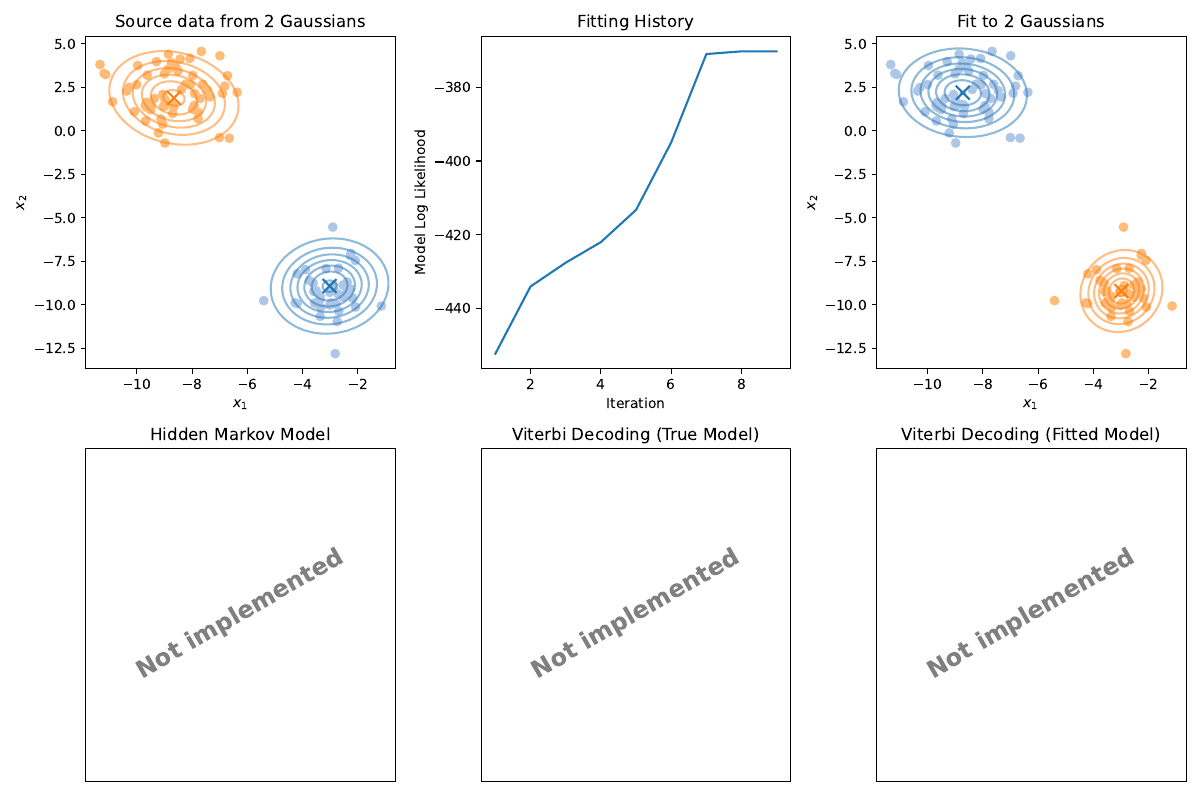

Write Python code to recreate this figure.
#!/usr/bin/env python
# -*- coding: utf-8 -*-

"""
COMP0088 lab exercises for week 8.

Add your code as specified below.

A simple test driver is included in this script. Call it at the command line like this:

  $ python week_4.py

A 6-panel figure, `week_8.pdf`, will be generated so you can check it's doing what you
want. You should not need to edit the driver code, though you can if you wish.
"""

import sys
import os
import os.path
import argparse
import pprint
from time import perf_counter

import numpy as np
import numpy.random
import matplotlib
import matplotlib.pyplot as plt

from scipy.stats import multivariate_normal as mvn, norm

try:
    import hmmlearn.hmm as hmm
except ModuleNotFoundError:
    hmm = None

import utils


# ADD YOUR CODE BELOW

# -- Question 1 --

def generate_gaussian_mix(num_samples, means, covs,
                          class_probs, rng):
    """
    Draw labelled samples from a mixture of multivariate
    gaussians.

    # Arguments
        num_samples: number of samples to generate
            (ie, the number of rows in the returned X
            and the length of the returned y)
        means: a list of vectors specifying mean of each gaussian
            (all the same length == the number of features)
        covs: a list of covariance matrices
            (same length as means, with each matrix being
            num features x num features, symmetric and
            positive semidefinite)
        class_probs: a vector of class probabilities,
            (same length as means, all non-negative and
            summing to 1)
        rng: an instance of numpy.random.Generator
            from which to draw random numbers

    # Returns
        X: a matrix of sample inputs, where
            the samples are the rows and the
            columns are features, ie size is:
              num_samples x num_features
        y: a vector of num_samples labels matching
            the samples to the gaussian from which
            they were drawn
    """
    assert (len(means) == len(covs) == len(class_probs))

    num_features = np.shape(means)[1]
    X = np.empty((num_samples, num_features))

    y = np.array([rng.choice(range(len(class_probs)), p=class_probs)
                 for x in range(num_samples)])

    for i in range(num_samples):
        X[i] = rng.multivariate_normal(means[y[i]], covs[y[i]])

    return X, y


# -- Question 2 --

def gaussian_mix_loglik(X, means, covs, class_probs):
    """
    Estimate the log likelihood of the given mixture model.

    # Arguments
        X: a matrix of sample inputs, where
            the samples are the rows and the
            columns are features, ie size is:
              num_samples x num_features
        means: a list of vectors specifying mean of each gaussian
            (all the same length == the number of features)
        covs: a list of covariance matrices
            (same length as means, with each matrix being
            num features x num features, symmetric and
            positive semidefinite)
        class_probs: a vector of class probabilities,
            (same length as means, all non-negative and
            summing to 1)

    # Returns
        loglik: the (scalar) log likelihood of the model
    """

    loglik = 0
    for i in X:
        lik = 0
        for j in range(len(class_probs)):
            lik += mvn.pdf(i, means[j], covs[j])*class_probs[j]
        loglik += np.log(lik)

    return loglik


def gaussian_mix_E_step(X, means, covs, class_probs):
    """
    Given a candidate set of gaussian mix parameters,
    estimate the responsiblilites of each component for
    each data sample.

    # Arguments
        X: a matrix of sample inputs, where
            the samples are the rows and the
            columns are features, ie size is:
              num_samples x num_features
        means: a list of vectors specifying mean of each gaussian
            (all the same length == the number of features)
        covs: a list of covariance matrices
            (same length as means, with each matrix being
            num features x num features, symmetric and
            positive semidefinite)
        class_probs: a vector of class probabilities,
            (same length as means, all non-negative and
            summing to 1)

    # Returns
        resps: a matrix of weights attributing
            samples to source gaussians, of size
              num_samples x num_gaussians
    """
    assert (len(means) == len(covs) == len(class_probs))

    resps = np.empty((len(X), np.shape(means)[1]))

    for i in range(len(X)):
        resps_i = [mvn.pdf(X[i], means[j], covs[j])*class_probs[j]
                   for j in range(len(class_probs))]
        resps_i = resps_i/np.linalg.norm(resps_i, ord=1)
        
        resps[i] = resps_i
    return resps


def gaussian_mix_M_step(X, resps):
    """
    Given a candidate set of responsibilities,
    estimate new gaussian mixture model parameters.

    # Arguments
        X: a matrix of sample inputs, where
            the samples are the rows and the
            columns are features, ie size is:
              num_samples x num_features
        resps: a matrix of weights attributing
            samples to source gaussians, of size
              num_samples x num_gaussians

    # Returns
        means: a list of vectors specifying mean of each gaussian
            (all the same length == the number of features)
        covs: a list of covariance matrices
            (same length as means, with each matrix being
            num features x num features, symmetric and
            positive semidefinite)
        class_probs: a vector of class probabilities,
            (same length as means, all non-negative and
            summing to 1)
    """
    means = []
    covs = []
    
    class_probs = np.mean(resps, axis=0)
    
    for jj in range(resps.shape[1]):
        mu = np.zeros(X.shape[1])
        sig = np.zeros((X.shape[1], X.shape[1]))
        
        for ii in range(X.shape[0]):
            mu += resps[ii,jj] * X[ii,:] / np.sum(resps[:,jj])
        
        for ii in range(X.shape[0]):
            sig += resps[ii,jj] * np.outer(X[ii,:] - mu,X[ii,:] - mu) / np.sum(resps[:,jj])
        
        means.append(mu)
        covs.append(sig)
    
    return means, covs, class_probs


def fit_gaussian_mix(X, num_gaussians, rng, max_iter=10,
                     loglik_stop=1e-1):
    """
    Fit a gaussian mixture model to some data.

    # Arguments
        X: a matrix of sample inputs, where
            the samples are the rows and the
            columns are features, ie size is:
              num_samples x num_features
        num_gaussians: the number of components
            to fit
        rng: an instance of numpy.random.Generator
            from which to draw random numbers
        max_iter: the maximum number of iterations
            to perform
        loglik_stop: stop iterating once the improvement
            in log likelihood drops below this

    # Returns
        resps: a matrix of weights attributing
            samples to source gaussians, of size
              num_samples x num_gaussians
        means: a list of num_gaussians vectors specifying means
        covs: a list of num_gaussians covariance matrices
        class_probs: a vector of num_gaussian class probabilities
        logliks: a list of the model log likelihood values after
            each fitting iteration
    """
    num_features = np.shape(X)[1]
    means_idx = rng.choice(X.shape[0], num_gaussians, replace=False)
    means = [ X[ii,:] for ii in means_idx ]
    covs = [ np.eye(X.shape[1]) for ii in means_idx ]
    class_probs = np.ones(num_gaussians)/num_gaussians
    
    prev = -np.inf
    logliks = []
    iter = 0
    
    while iter < max_iter:
        resps = gaussian_mix_E_step(X, means, covs, class_probs)
        means, covs, class_probs = gaussian_mix_M_step(X, resps)
        logliks.append(gaussian_mix_loglik(X, means, covs, class_probs))
        
        if logliks[-1] - prev < loglik_stop:
            print('loglik convergence criteria met')
            break
        prev = logliks[-1]
        iter += 1
        
    return resps, means, covs, class_probs, logliks


# -- Question 3 --

def generate_hmm_sequence(num_samples,
                          initial_probs, transitions,
                          emission_means, emission_sds,
                          rng):
    """
    Generate a sequence of observations from a hidden Markov
    model with the given parameters. Emissions are univariate
    Gaussians.

    # Arguments
        num_samples: number of samples (ie timesteps) to generate
        initial_probs: vector of probabilities of being in each hidden
            state at time step 1; must sum to 1
        transitions: matrix of transition probabilities, from state
            indexed by row to state indexed by column; rows must sum to 1
        emission_means: mean of observations for each hidden state
        emission_sds: standard deviation of observations for each hidden state
        rng: an instance of numpy.random.Generator
            from which to draw random numbers

    # Returns
        x: a vector of observations for each time step
        z: a vector of hidden state (indices) for each time step
    """
    # TODO: implement this
    return None, None


# -- Question 4 --

def viterbi(x, initial_probs, transitions, emission_means, emission_sds):
    """
    Infer the most likely sequence of hidden states based on
    observations and HMM parameters.

    # Arguments
        x: a vector of observations for each time steps
        initial_probs: vector of probabilities of being in each hidden
            state at time step 1; must sum to 1
        transitions: matrix of transition probabilities, from state
            indexed by row to state indexed by column; rows must sum to 1
        emission_means: mean of observations for each hidden state
        emission_sds: standard deviation of observations for each hidden state

    # Returns
        z: a vector of predicted hidden state (indices) for each time step
    """
    # TODO: implement this
    return None


# TEST DRIVER

def process_args():
    ap = argparse.ArgumentParser(
        description='week 4 coursework script for COMP0088')
    ap.add_argument(
        '-s', '--seed', help='seed random number generator', type=int, default=None)
    ap.add_argument('-n', '--num_samples',
                    help='number of samples to use', type=int, default=100)
    ap.add_argument('-g', '--num_gaussians',
                    help='number of gaussians to generate', type=int, default=2)
    ap.add_argument('-f', '--fit_gaussians',
                    help='number of gaussians to fit', type=int, default=None)
    ap.add_argument('-m', '--max_iter',
                    help='max number of iterations to fit', type=int, default=10)
    ap.add_argument('-k', '--num_hidden',
                    help='number of hidden HMM states', type=int, default=3)
    ap.add_argument(
        '-d', '--dwell', help='bias towards remaining in same state', type=float, default=2)
    ap.add_argument(
        '-N', '--noise', help='noise scaling on HMM observations', type=float, default=0.3)

    ap.add_argument('file', help='name of output file to produce',
                    nargs='?', default='week_8.pdf')
    return ap.parse_args()


if __name__ == '__main__':
    args = process_args()
    rng = numpy.random.default_rng(args.seed)

    args.fit_gaussians = args.fit_gaussians or args.num_gaussians

    LIMITS = (-10, 10)
    DARK = [plt.cm.tab20.colors[2 * ii] for ii in range(10)]
    LIGHT = [plt.cm.tab20.colors[2 * ii + 1] for ii in range(10)]

    fig = plt.figure(figsize=(12, 8))
    axs = fig.subplots(nrows=2, ncols=3)

    # Questions 1-2: Gaussian mixtures

    print(
        f'Q1: generating {args.num_samples} samples from mixture of {args.num_gaussians} Gaussians')
    means = [rng.random(2) * (LIMITS[1] - LIMITS[0]) + LIMITS[0]
             for ii in range(args.num_gaussians)]
    covs = [rng.random((2, 2)) * 2 - 1 for ii in range(args.num_gaussians)]
    covs = [(np.eye(2) + cc.T @ cc) for cc in covs]
    class_probs = rng.random(args.num_gaussians) + \
        np.ones(args.num_gaussians) * 0.5
    class_probs /= np.sum(class_probs)

    X, y = generate_gaussian_mix(
        args.num_samples, means, covs, class_probs, rng)

    if X is None:
        print('-> not implemented')
        utils.plot_unimplemented(
            axs[0, 0], title=f'Source data from {args.num_gaussians} Gaussians')
        utils.plot_unimplemented(axs[0, 1], title=f'Fitting History')
        utils.plot_unimplemented(
            axs[0, 2], title=f'Fit to {args.fit_gaussians} Gaussians')
    else:
        print('Plotting true Gaussian mix')
        for ii in range(args.num_gaussians):
            idx = (y == ii)
            axs[0, 0].scatter(X[idx, 0], X[idx, 1], color=LIGHT[ii])

        left, right = axs[0, 0].get_xlim()
        bottom, top = axs[0, 0].get_ylim()
        xx = np.linspace(left, right, 100)
        yy = np.linspace(bottom, top, 100)
        grid = np.moveaxis(np.stack(np.meshgrid(xx, yy, indexing='xy')), 0, -1)
        extent = (left, right, bottom, top)

        for ii in range(args.num_gaussians):
            pdf = mvn.pdf(grid, mean=means[ii], cov=covs[ii])
            axs[0, 0].contour(xx, yy, pdf, origin='lower',
                              extent=extent, alpha=0.5, colors=[DARK[ii]])
            axs[0, 0].scatter(means[ii][0], means[ii][1],
                              s=100, color=DARK[ii], marker='x')

        axs[0, 0].set_title(f'Source data from {args.num_gaussians} Gaussians')
        axs[0, 0].set_xlabel('$x_1$')
        axs[0, 0].set_ylabel('$x_2$')

        print(
            f'Q2: attempting to fit data with {args.fit_gaussians} Gaussians')
        resps, fit_means, fit_covs, fit_class_probs, logliks = fit_gaussian_mix(
            X, num_gaussians=args.fit_gaussians, rng=rng, max_iter=args.max_iter)

        if resps is None:
            print('-> not implemented')
            utils.plot_unimplemented(axs[0, 1], title=f'Fitting History')
            utils.plot_unimplemented(
                axs[0, 2], title=f'Fit to {args.fit_gaussians} Gaussians')
        else:
            axs[0, 1].plot(np.arange(len(logliks)) + 1, logliks)
            axs[0, 1].set_title(f'Fitting History')
            axs[0, 1].set_xlabel('Iteration')
            axs[0, 1].set_ylabel('Model Log Likelihood')

            y_hat = np.argmax(resps, axis=1)
            for ii in range(args.fit_gaussians):
                idx = (y_hat == ii)
                axs[0, 2].scatter(X[idx, 0], X[idx, 1], color=LIGHT[ii])

            left, right = axs[0, 2].get_xlim()
            bottom, top = axs[0, 2].get_ylim()
            xx = np.linspace(left, right, 100)
            yy = np.linspace(bottom, top, 100)
            grid = np.moveaxis(
                np.stack(np.meshgrid(xx, yy, indexing='xy')), 0, -1)
            extent = (left, right, bottom, top)

            for ii in range(args.fit_gaussians):
                pdf = mvn.pdf(grid, mean=fit_means[ii], cov=fit_covs[ii])
                axs[0, 2].contour(xx, yy, pdf, origin='lower',
                                  extent=extent, alpha=0.5, colors=[DARK[ii]])
                axs[0, 2].scatter(fit_means[ii][0], fit_means[ii]
                                  [1], s=100, color=DARK[ii], marker='x')

            axs[0, 2].set_title(f'Fit to {args.fit_gaussians} Gaussians')
            axs[0, 2].set_xlabel('$x_1$')
            axs[0, 2].set_ylabel('$x_2$')

    # Questions 3-4: Hidden Markov Models

    initial_probs = rng.random(args.num_hidden)
    transitions = rng.random(
        (args.num_hidden, args.num_hidden)) + np.eye(args.num_hidden) * args.dwell
    initial_probs /= np.sum(initial_probs)
    for ii in range(args.num_hidden):
        transitions[ii, :] /= np.sum(transitions[ii, :])

    emission_means = np.arange(args.num_hidden)
    emission_sds = rng.random(args.num_hidden) * args.noise

    print(
        f'Q3: attempting to generate HMM sequence of {args.num_samples} points with {args.num_hidden} hidden states')

    x, z = generate_hmm_sequence(args.num_samples, initial_probs, transitions,
                                 emission_means, emission_sds, rng)

    if x is None:
        print('-> not implemented')
        utils.plot_unimplemented(axs[1, 0], title=f'Hidden Markov Model')
        utils.plot_unimplemented(
            axs[1, 1], title=f'Viterbi Decoding (True Model)')
        utils.plot_unimplemented(
            axs[1, 2], title=f'Viterbi Decoding (Fitted Model)')
    else:
        axs[1, 0].plot(x, color=DARK[1], label='Observed')
        axs[1, 0].plot(z, color=DARK[0], label='Hidden')
        axs[1, 0].set_title(f'Hidden Markov Model')
        axs[1, 0].set_xlabel('Time')
        axs[1, 0].set_ylabel('Value')
        axs[1, 0].legend(loc='upper right')

        print('Q4: attempting to decode hidden states with true params')
        fit_z = viterbi(x, initial_probs, transitions,
                        emission_means, emission_sds)

        if fit_z is None:
            print('-> not implemented')
            utils.plot_unimplemented(
                axs[1, 1], title=f'Viterbi Decoding (True Model)')
        else:
            axs[1, 1].plot(z, color=DARK[1], label='True')
            axs[1, 1].plot(fit_z, color=DARK[0], label='Decoded')
            axs[1, 1].set_title(f'Viterbi Decoding (True Model)')
            axs[1, 1].set_xlabel('Time')
            axs[1, 1].set_ylabel('State')
            axs[1, 1].legend(loc='upper right')

        if hmm is None:
            print('hmmlearn not available, skipping fit test')
            utils.plot_unimplemented(
                axs[1, 2], 'Viterbi Decoding (hmmlearn fit)', msg='hmm learn unavailable')
        else:
            print('fitting model parameters from sequence with hmmlearn')
            hmg = hmm.GaussianHMM(args.num_hidden)
            hmg.fit(x.reshape(-1, 1))
            fit_z = hmg.predict(x.reshape(-1, 1))

            axs[1, 2].plot(z, color=DARK[1], label='True')
            axs[1, 2].plot(fit_z.ravel(), color=DARK[0], label='Decoded')
            axs[1, 2].set_title(f'Viterbi Decoding (Fitted Model)')
            axs[1, 2].set_xlabel('Time')
            axs[1, 2].set_ylabel('State')
            axs[1, 2].legend(loc='upper right')

    fig.tight_layout(pad=1)
    fig.savefig(args.file)
    plt.close(fig)
